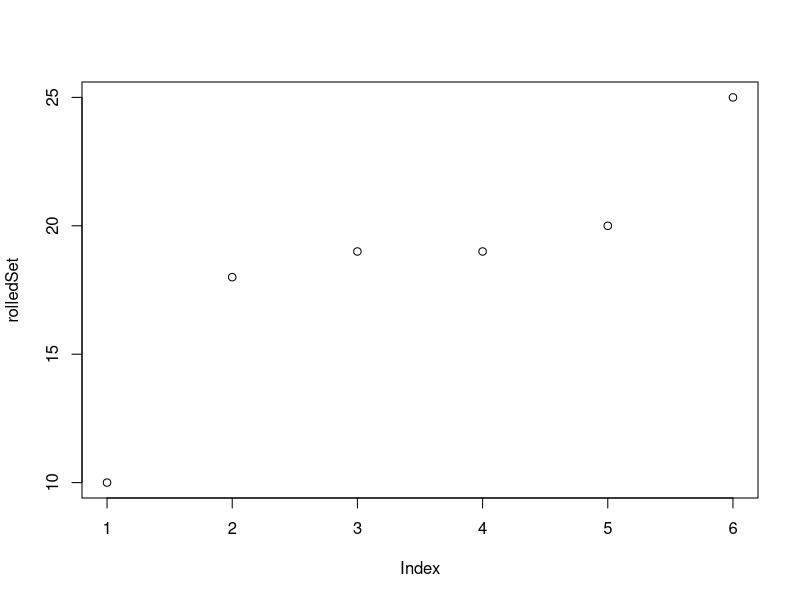
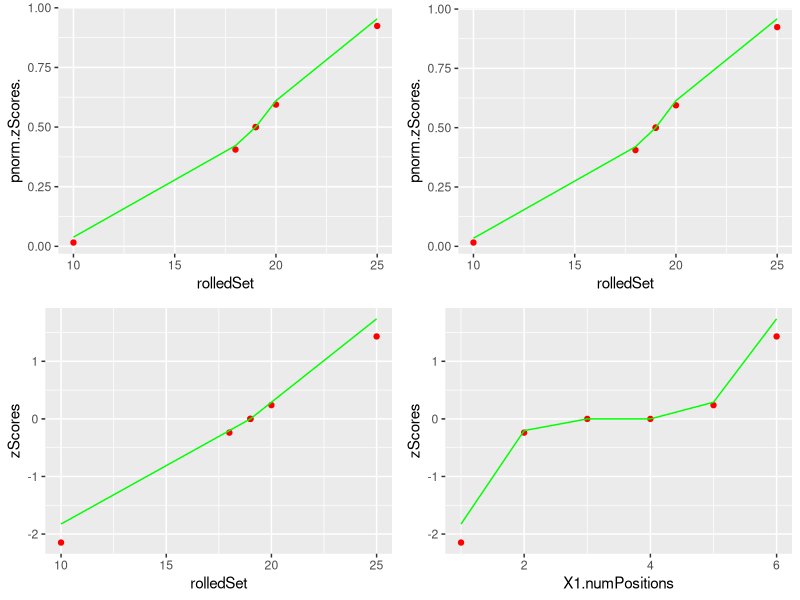

Here is the R script that generated these plots, in order:
library(parallel)
require(ggplot2)
require(gridExtra)

numDice = sample(3:10,1)
dice = c(4,6,8,10,12,20,100)
numPositions = sample(c(3:10,20,50),1)
#numPositions=100

maxReScaledZ <- 2.25

diceSet = sample(dice,numDice,replace=TRUE)

rolledSet <- sort(unlist(mclapply(1:numPositions, function (x)
  {
  roll <- mclapply(diceSet, function(x)
    {
    rolled <- sample(1:x,1)
    return(rolled)
  })
  return(sum(unlist(roll)))
})))

plot(rolledSet)

probs <- c(0, .1, .25, .5, .75, .9, 1)
bowleysSummary <- quantile(rolledSet, probs)

m <-median(rolledSet)

bowleyDeltaMedianSqr <- (bowleysSummary-m)^2

#multiplying by % delta's = dividing by that amount if every value were deviated by median multiplied by that % equivalence (i.e. 1/count)
stratifiedMAD <- sqrt(sum(diff(probs, lag = 1, differences = 1) * c(bowleyDeltaMedianSqr[1:3],bowleyDeltaMedianSqr[5:7])))

zScores <- (rolledSet-m)/stratifiedMAD

lowerSum <- abs(sum(zScores[zScores<0]))
upperSum <- sum(zScores[zScores>0])
average <- mean(c(lowerSum,upperSum))

lowerFactor <- abs(lowerSum)/average
upperFactor <- abs(upperSum)/average

lower <- which(zScores<0)
upper <- which(zScores>0)

colors <- rainbow(2)

reScaled <- zScores
reScaled[lower] <- zScores[lower]*upperFactor
reScaled[upper] <- zScores[upper]*lowerFactor

#these are same
rescaledQuartile <- abs(mean(reScaled[lower]))
actualQuartile <- mean(c(abs(zScores[lower]),zScores[upper]))

df <- data.frame(rolledSet,pnorm(zScores),pnorm(reScaled))

plot0 <- ggplot(df, aes(rolledSet)) +                  # basic graphical object
  geom_point(aes(y=pnorm.zScores.), colour="red") +  # first layer
  geom_line(aes(y=pnorm.reScaled.), colour="green")  # second layer

summary(pnorm(zScores))
summary(pnorm(reScaled))

pnorm(actualQuartile)
#median(reScaled[upper])

#expectedQuartile <- abs(qnorm(.25, mean = 0, sd =1))
#Confirmed
#quantile(rnorm(100000),probs=c(.25))

reFactor2 <- actualQuartile/rescaledQuartile

#limit <- mean(c(abs(min(reScaled)),max(reScaled)))
#reFactor2 <- maxReScaledZ/limit

#commented out. I didn't see significant improvments.
#I'm going to assume that the way the standard deviation is derived is good enough
reScaled[lower] <- reScaled[lower]*reFactor2
reScaled[upper] <- reScaled[upper]*reFactor2

mean(zScores)
mean(reScaled)

df <- data.frame(rolledSet,pnorm(zScores),pnorm(reScaled))

plot1 <- ggplot(df, aes(rolledSet)) +                  # basic graphical object
  geom_point(aes(y=pnorm.zScores.), colour="red") +  # first layer
  geom_line(aes(y=pnorm.reScaled.), colour="green")  # second layer

df <- data.frame(rolledSet,zScores,reScaled)

plot2 <- ggplot(df, aes(rolledSet)) +                  # basic graphical object
  geom_point(aes(y=zScores), colour="red") +  # first layer
  geom_line(aes(y=reScaled), colour="green")  # second layer

df <- data.frame(1:numPositions,zScores,reScaled)

plot3 <- ggplot(df, aes(X1.numPositions)) +                    # basic graphical object
  geom_point(aes(y=zScores), colour="red") +  # first layer
  geom_line(aes(y=reScaled), colour="green")  # second layer

grid.arrange(plot0, plot1, plot2, plot3, ncol=2, nrow=2)
#grid.arrange(plot1, plot2, plot3, ncol=2, nrow=2)

summary(pnorm(zScores))
summary(pnorm(reScaled))

summary(zScores)
summary(reScaled)
